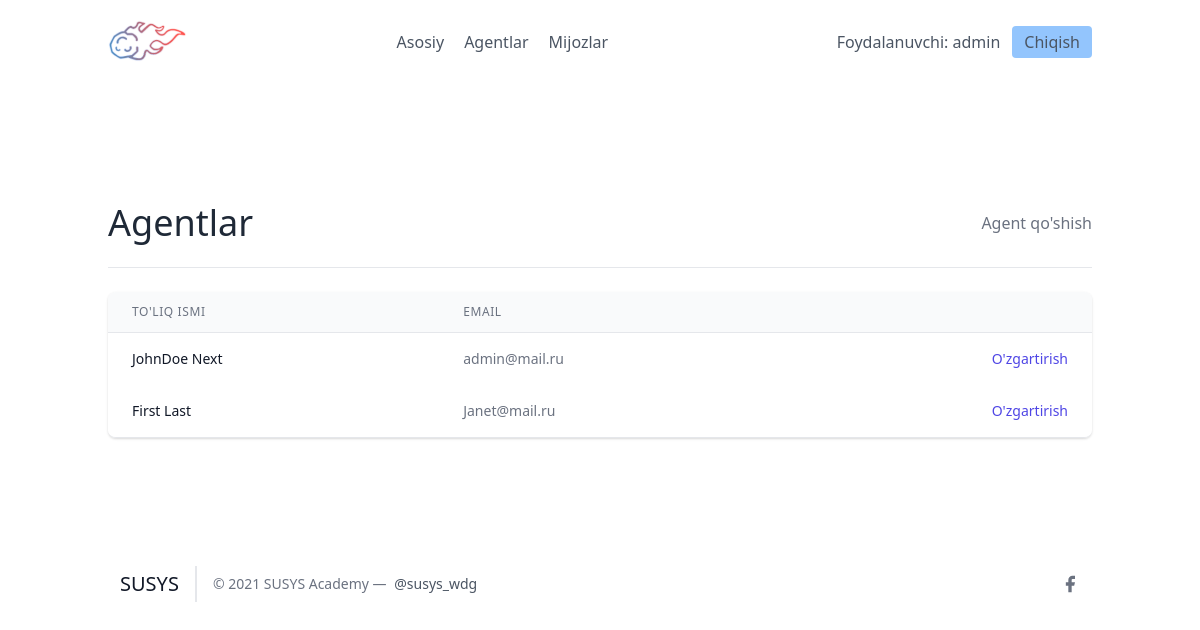
Screenshot of /agents/ (signed in) with the database file from the repository.
### leads/models.py (models this page shows, shortened)
class User(AbstractUser):
    is_organisor = models.BooleanField(default=True)
    is_agent = models.BooleanField(default=False)

class Agent(models.Model):
    user = models.OneToOneField(User, on_delete=models.CASCADE)
    organisation = models.ForeignKey(UserProfile, on_delete=models.CASCADE)

### agents/views.py (the view)
# urls.py: path('', AgentListView.as_view(), name="agent-list"),
class AgentListView(OrganiserAndLoginRequiredMixin, generic.ListView):
    template_name = "agents/agents_lists.html"
    def get_queryset(self):
        organisation = self.request.user.userprofile
        return Agent.objects.filter(organisation=organisation)

### agents/mixins.py (called while the page is built)
    def dispatch(self, request, *args, **kwargs):
        if not request.user.is_authenticated or not request.user.is_organisor:
            return redirect("login")
        return super().dispatch(request, *args, **kwargs)

### agents/templates/agents/agents_lists.html (shortened to what this page needs)
{% extends "base.html" %}
{% block content %}
    <section class="text-gray-700 body-font">
        <div class="container px-5 py-24 mx-auto flex flex-wrap">
            <div class="w-full mb-6 py-6 flex justify-between items-center border-b border-gray-200">
                <div>
                    <h1 class="text-4xl text-gray-800">Agentlar</h1>
                </div>
                <div>
                    <a class="text-gray-500 hover:text-blue-500" href="{% url 'agents:agent-create' %}">Agent qo'shish</a>
                </div>
            </div>
            <div class="flex flex-col w-full">
                <div class="-my-2 overflow-x-auto sm:-mx-6 lg:-mx-8">
                <div class="py-2 align-middle inline-block min-w-full sm:px-6 lg:px-8">
                    <div class="shadow overflow-hidden border-b border-gray-200 sm:rounded-lg">
                    <table class="min-w-full divide-y divide-gray-200">
                        <thead class="bg-gray-50">
                            <tr>
                                <th scope="col" class="px-6 py-3 text-left text-xs font-medium text-gray-500 uppercase tracking-wider">
                                To'liq ismi
                                </th>
                                <th scope="col" class="px-6 py-3 text-left text-xs font-medium text-gray-500 uppercase tracking-wider">
                                Email
                                </th>
                                <th scope="col" class="relative px-6 py-3">
                                </th>
                            </tr>
                        </thead>
                        <tbody>
                            {% for agent in object_list %}
                                <tr class="bg-white">
                                    <td class="px-6 py-4 whitespace-nowrap text-sm font-medium text-gray-900">
                                        {{ agent.user.first_name }} {{ agent.user.last_name }}
                                    </td>
                                    <td class="px-6 py-4 whitespace-nowrap text-sm text-gray-500">
                                        {{ agent.user.email }}
                                    </td>
                                    <td class="px-6 py-4 whitespace-nowrap text-right text-sm font-medium">
                                        <a href="{% url 'agents:agent-update' agent.pk %}" class="text-indigo-600 hover:text-indigo-900">
                                          O'zgartirish
                                        </a>
                                    </td>
                                </tr>
                            {% endfor %}
                        </tbody>
                    </table>
                    </div>
                </div>
                </div>
            </div>
        </div>
      </section>
{% endblock content %}

### frontend/details/navbar.html
{% load static %}
<header class="text-gray-600 body-font">
  <div class="container mx-auto flex flex-wrap p-5 flex-col md:flex-row items-center">
    <a class="flex title-font font-medium items-center text-gray-900 mb-4 md:mb-0">
      <img src="{% static 'images/logo.png' %}" style="width: 80px;" alt="Logo">
    </a>
    <nav class="md:ml-auto md:mr-auto flex flex-wrap items-center text-base justify-center">
      <a href="/" class="mr-5 hover:text-gray-900">Asosiy</a>
    {% if not request.user.is_authenticated %}
      </nav>
        <button class="inline-flex items-center bg-blue-300 border-0 py-1 px-3 focus:outline-none hover:bg-blue-200 rounded text-base mt-4 md:mt-0" style="margin-right: 20px">
          <a  href="{% url 'signup' %}">Ro'yxatdan o'tish
          </a>
        </button>
      {% else %}
      {% if request.user.is_organisor %}
        <a href="/agents/" class="mr-5 hover:text-gray-900">Agentlar</a>
      {% endif %}
        <a href="/leads/" class="mr-5 hover:text-gray-900">Mijozlar</a>
      </nav>
    {% endif %}
    {% if request.user.is_authenticated %}
      Foydalanuvchi: {{ request.user.username }}
      <button class="ml-3 inline-flex items-center bg-blue-300 border-0 py-1 px-3 focus:outline-none hover:bg-blue-200 rounded text-base mt-4 md:mt-0">
        <a  href="{% url 'logout' %}">Chiqish
        </a>
      </button>
    {% else %}
    <button class="inline-flex items-center bg-blue-300 border-0 py-1 px-3 focus:outline-none hover:bg-blue-200 rounded text-base mt-4 md:mt-0">
      <a href="{% url 'login' %}">Kirish
    </a>
    </button>
    {% endif %}
  </div>
</header>

### rows the page displays
User: user.username "admin"
Agent: user.first_name "JohnDoe", user.last_name "Next", user.email "admin@mail.ru"
Agent: user.first_name "First", user.last_name "Last", user.email "Janet@mail.ru"
